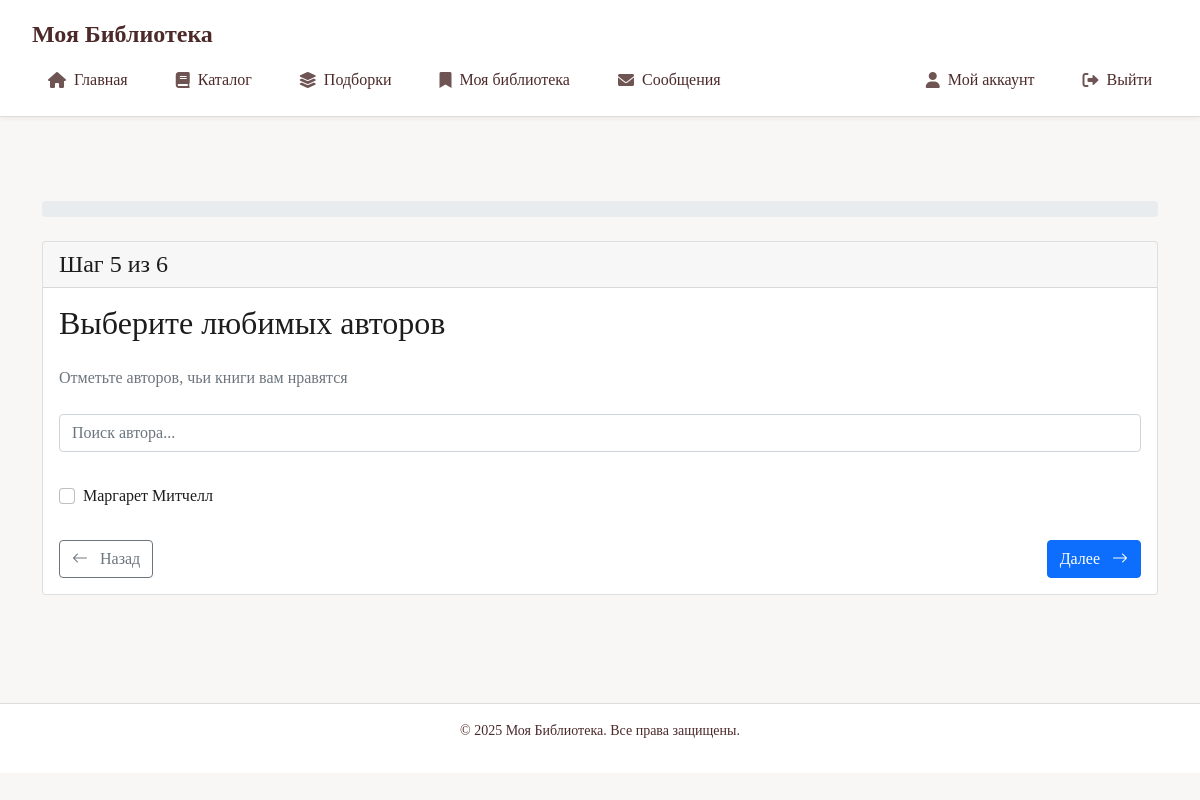
The app's page /recommendations/survey/step5/ (signed in), older data.
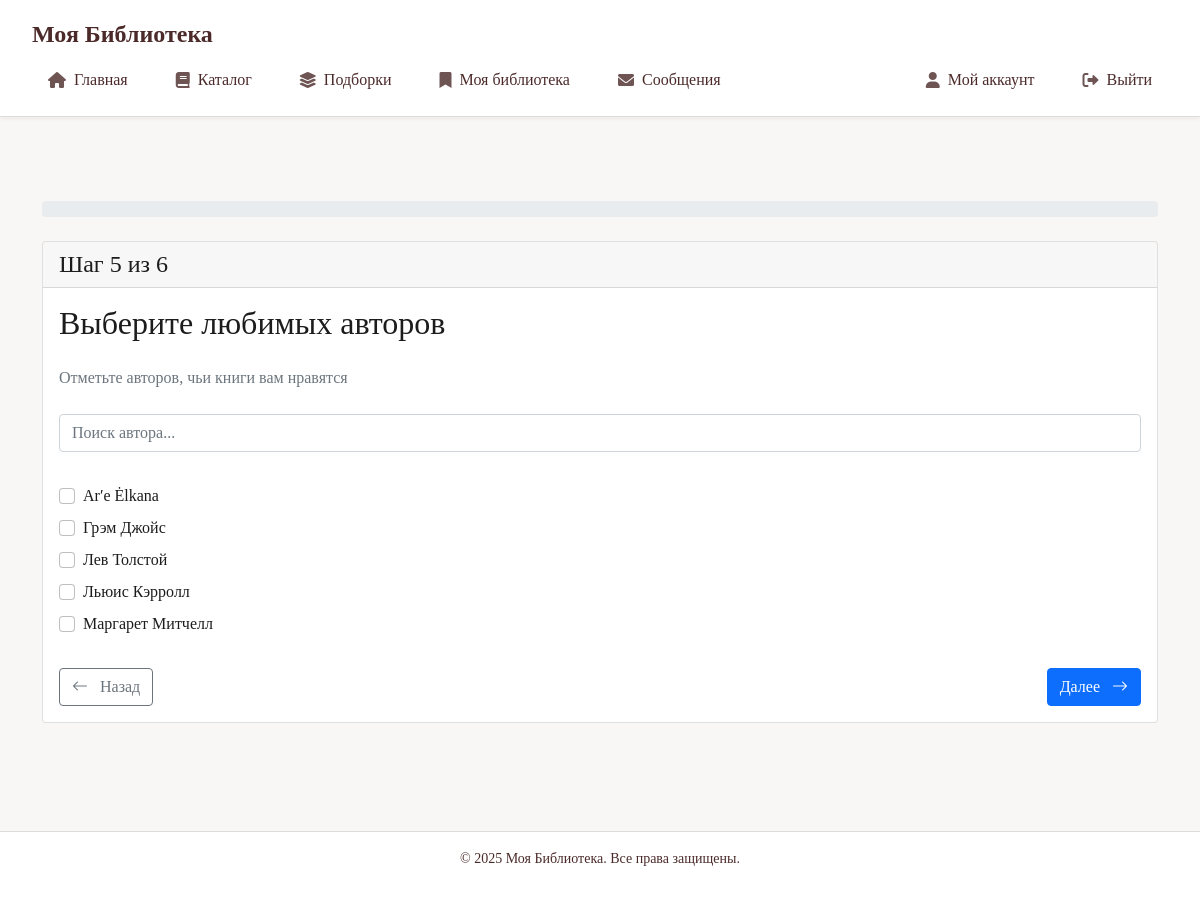
The same page, newer data.
### books/models.py (models this page shows, shortened)
class Author(models.Model):
    name = models.CharField(max_length=255, verbose_name="Имя автора")
    birthday = models.DateField(blank=True, null=True, verbose_name="День рождения")
    die = models.DateField(blank=True, null=True, verbose_name="Дата смерти")
    century = models.PositiveIntegerField(verbose_name="Век")
    country = models.CharField(max_length=255, verbose_name="Страна")
    bio = models.TextField(blank=True, null=True, verbose_name="Биография")
    wiki_url = models.URLField(max_length=500, blank=True, null=True, verbose_name="Ссылка на Wikipedia")

### recommendations/views.py (the view)
# urls.py: path('survey/step5/', views.survey_step5, name='survey_step5'),  # Любимые авторы
@login_required
def survey_step5(request):
    context = {
        'step': 5,
        'authors': Author.objects.all().order_by('name'),
    }
    return render(request, 'recommendations/survey_step5.html', context)

### main_admin/context_processors.py (called while the page is built, shortened)
def site_settings(request):
    if not request.path.startswith('/admin/'):
        return {}

### recommendations/templatetags/rec_tags.py (called while the page is built)
@register.filter
def multiply(value, arg):
    try:
        return float(value) * float(arg)
    except (ValueError, TypeError):
        return ''

### users/models.py (called while the page is built)
    @property
    def has_unread_messages(self):
        return self.moderator_messages.filter(is_read=False).exists()

### recommendations/templates/recommendations/survey_step5.html (shortened to what this page needs)
{% extends 'recommendations/survey_base.html' %}
{% block step_content %}
<h2 class="mb-4">Выберите любимых авторов</h2>
<p class="text-muted mb-4">Отметьте авторов, чьи книги вам нравятся</p>
<form id="authorsForm" class="needs-validation" novalidate>
    <div class="row g-3">
        <div class="col-12">
            <div class="input-group mb-3">
                <input type="text" class="form-control" id="authorSearch"
                       placeholder="Поиск автора..." aria-label="Поиск автора">
            </div>
        </div>
        <div class="col-12">
            <div class="authors-list" style="max-height: 400px; overflow-y: auto;">
                {% for author in authors %}
                <div class="form-check mb-2">
                    <input class="form-check-input" type="checkbox" name="favorite_authors"
                           value="{{ author.id }}" id="author_{{ author.id }}">
                    <label class="form-check-label" for="author_{{ author.id }}">
                        {{ author.name }}
                    </label>
                </div>
                {% endfor %}
            </div>
        </div>
    </div>
    <div class="d-flex justify-content-between mt-4">
        <button type="button" class="btn btn-outline-secondary" onclick="navigateToStep(4)">
            <i class="bi bi-arrow-left me-2"></i>
            Назад
        </button>
        <button type="submit" class="btn btn-primary">
            Далее
            <i class="bi bi-arrow-right ms-2"></i>
        </button>
    </div>
</form>
{% endblock %}

Row changes from the older to the newer data that the page shows:
added Author: name "Arʹe Ėlkana"
added Author: name "Грэм Джойс"
added Author: name "Лев Толстой"
added Author: name "Льюис Кэрролл"
